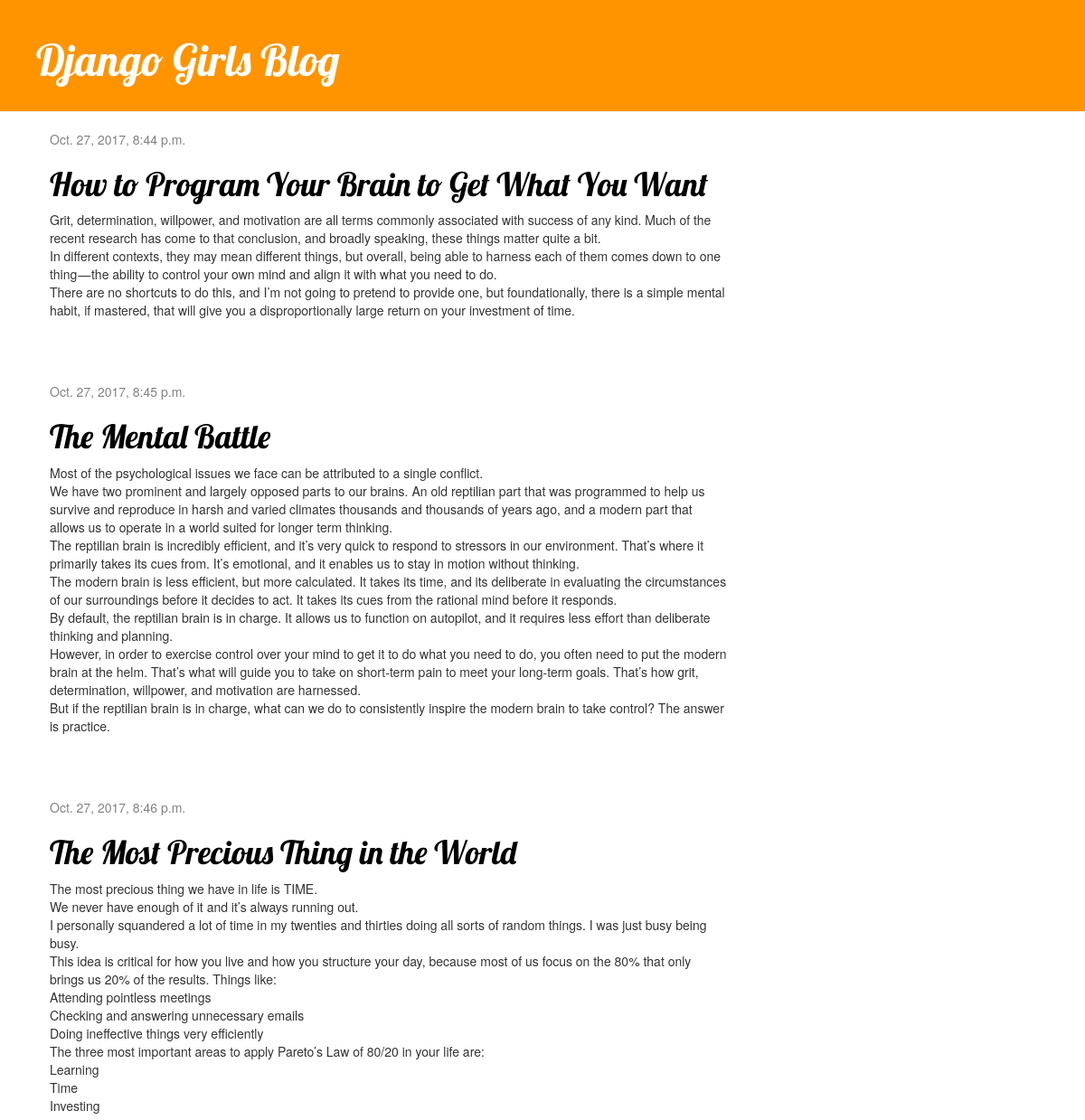
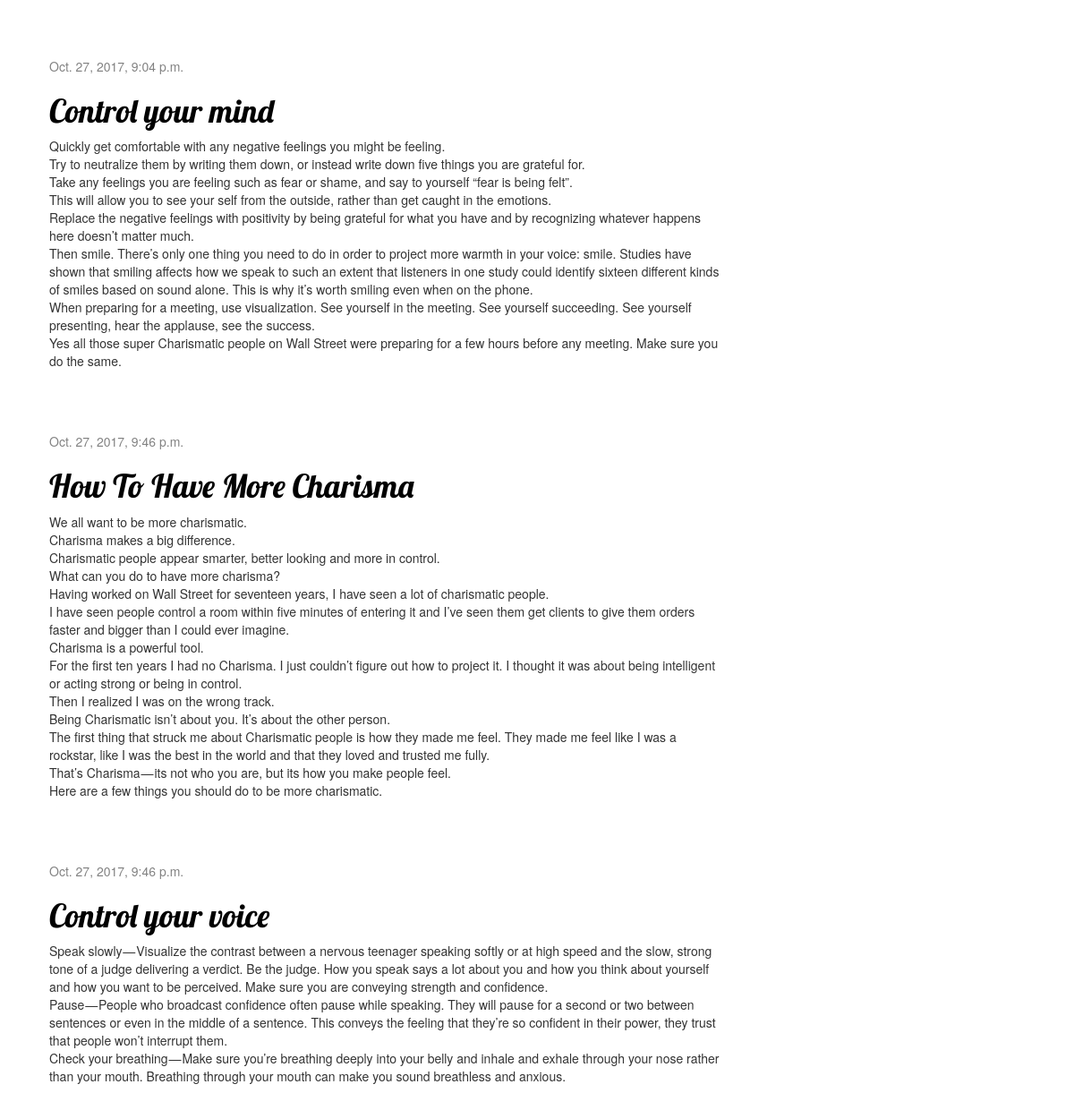
The page / on the database its author committed (2 pictures, top to bottom).
### blog/models.py (models this page shows, shortened)
class Post(models.Model):
    author = models.ForeignKey('auth.User')
    title = models.CharField(max_length=200)
    text = models.TextField()
    created_date = models.DateTimeField(
            default=timezone.now)
    published_date = models.DateTimeField(
            blank=True, null=True)

### blog/views.py (the view)
# urls.py: url(r'^$', views.post_list, name='post_list'),
def post_list(request):
    posts = Post.objects.filter(published_date__lte=timezone.now()).order_by('published_date')
    return render(request, 'blog/post_list.html', {'posts': posts})

### blog/templates/blog/post_list.html
{% extends 'blog/base.html' %}
{% block content %}
    {% for post in posts %}
        <div class="post">
            <div class="date">
                {{ post.published_date }}
            </div>
            <h1><a href="{% url 'post_detail' pk=post.pk %}">{{ post.title }}</a></h1>
            <p>{{ post.text|linebreaksbr }}</p>
        </div>
    {% endfor %}
{% endblock %}

### blog/static/css/blog.css (style rules this page uses)
h1, h2, h3, h4 { font-family: 'Lobster', cursive; }
.date { color: #828282; }
.post { margin-bottom: 70px; }
.post h1 a, .post h1 a:visited { color: #000000; }

### rows shown on the page
Post: published_date "Oct. 27, 2017, 8:44 p.m.", title "How to Program Your Brain to Get What You Want", text "Grit, determination, willpower, and motivation are all terms commonly associated with success of any kind. Much of the recent research has come to that conclusion, and broadly speaking, these things matter quite a bit. In different contexts, they may mean different things, but overall, being able to harness each of them comes down to one thing — the ability to control your own mind and align it with what you need to do. There are no shortcuts to do this, and I’m not going to pretend to provide one, but foundationally, there is a simple mental habit, if mastered, that will give you a disproportionally large return on your investment of time."
Post: published_date "Oct. 27, 2017, 8:45 p.m.", title "The Mental Battle", text "Most of the psychological issues we face can be attributed to a single conflict. We have two prominent and largely opposed parts to our brains. An old reptilian part that was programmed to help us survive and reproduce in harsh and varied climates thousands and thousands of years ago, and a modern part that allows us to operate in a world suited for longer term thinking. The reptilian brain is incredibly efficient, and it’s very quick to respond to stressors in our environment. That’s where it primarily takes its cues from. It’s emotional, and it enables us to stay in motion without thinking. The modern brain is less efficient, but more calculated. It takes its time, and its deliberate in…"
Post: published_date "Oct. 27, 2017, 8:46 p.m.", title "The Most Precious Thing in the World", text "The most precious thing we have in life is TIME. We never have enough of it and it’s always running out. I personally squandered a lot of time in my twenties and thirties doing all sorts of random things. I was just busy being busy. This idea is critical for how you live and how you structure your day, because most of us focus on the 80% that only brings us 20% of the results. Things like: Attending pointless meetings Checking and answering unnecessary emails Doing ineffective things very efficiently The three most important areas to apply Pareto’s Law of 80/20 in your life are: Learning Time Investing"
Post: published_date "Oct. 27, 2017, 9:04 p.m.", title "Control your mind", text "Quickly get comfortable with any negative feelings you might be feeling. Try to neutralize them by writing them down, or instead write down five things you are grateful for. Take any feelings you are feeling such as fear or shame, and say to yourself “fear is being felt”. This will allow you to see your self from the outside, rather than get caught in the emotions. Replace the negative feelings with positivity by being grateful for what you have and by recognizing whatever happens here doesn’t matter much. Then smile. There’s only one thing you need to do in order to project more warmth in your voice: smile. Studies have shown that smiling affects how we speak to such an extent that…"
Post: published_date "Oct. 27, 2017, 9:46 p.m.", title "How To Have More Charisma", text "We all want to be more charismatic. Charisma makes a big difference. Charismatic people appear smarter, better looking and more in control. What can you do to have more charisma? Having worked on Wall Street for seventeen years, I have seen a lot of charismatic people. I have seen people control a room within five minutes of entering it and I’ve seen them get clients to give them orders faster and bigger than I could ever imagine. Charisma is a powerful tool. For the first ten years I had no Charisma. I just couldn’t figure out how to project it. I thought it was about being intelligent or acting strong or being in control. Then I realized I was on the wrong track. Being Charismatic isn’t…"
Post: published_date "Oct. 27, 2017, 9:46 p.m.", title "Control your voice", text "Speak slowly — Visualize the contrast between a nervous teenager speaking softly or at high speed and the slow, strong tone of a judge delivering a verdict. Be the judge. How you speak says a lot about you and how you think about yourself and how you want to be perceived. Make sure you are conveying strength and confidence. Pause — People who broadcast confidence often pause while speaking. They will pause for a second or two between sentences or even in the middle of a sentence. This conveys the feeling that they’re so confident in their power, they trust that people won’t interrupt them. Check your breathing — Make sure you’re breathing deeply into your belly and inhale and exhale through…"
